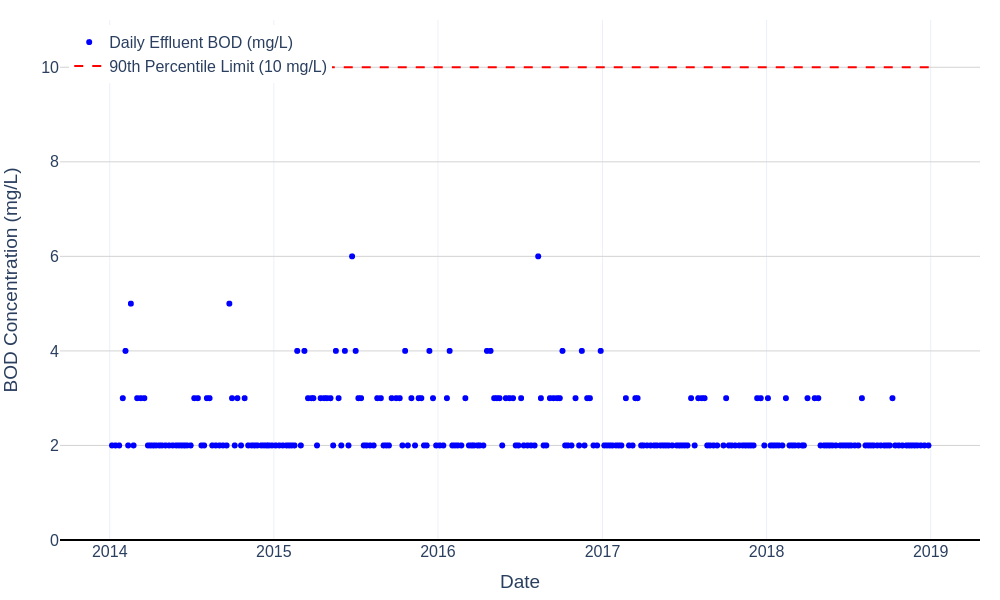

Source code (Python):
# filename: daily_effluent_bod_2014_2018.py
import pandas as pd
import plotly.graph_objects as go

# Load the ETP Effluent Quality data
file_excel = "MWC_ETP_Data.xlsx"
df_effluent = pd.read_excel(file_excel, sheet_name="ETP Effluent Quality")

# Ensure Date is datetime and sort
df_effluent['Date'] = pd.to_datetime(df_effluent['Date'])
df_effluent = df_effluent.sort_values('Date')

# Filter data for 2014-01-01 to 2018-12-31
start_date = pd.Timestamp("2014-01-01")
end_date = pd.Timestamp("2018-12-31")
df_effluent = df_effluent[(df_effluent['Date'] >= start_date) & (df_effluent['Date'] <= end_date)]

# Discharge limit for BOD 90th percentile
bod_90th_limit = 10  # mg/L

# Create chart with only markers for Daily Effluent BOD (no connecting line)
fig = go.Figure()

fig.add_trace(go.Scatter(
    x=df_effluent['Date'],
    y=df_effluent['BOD (mg/L)'],
    mode='markers',
    name='Daily Effluent BOD (mg/L)',
    marker=dict(size=6, color='blue')
))

# Add horizontal line for 90th percentile discharge limit
fig.add_trace(go.Scatter(
    x=[df_effluent['Date'].min(), df_effluent['Date'].max()],
    y=[bod_90th_limit, bod_90th_limit],
    mode='lines',
    name='90th Percentile Limit (10 mg/L)',
    line=dict(color='red', dash='dash')
))

# Layout update
fig.update_layout(
    yaxis=dict(
        title='BOD Concentration (mg/L)',
        range=[0, max(df_effluent['BOD (mg/L)'].max()*1.1 if df_effluent['BOD (mg/L)'].max() is not None else bod_90th_limit*1.1, bod_90th_limit*1.1)],
        gridcolor='lightgrey',
        zeroline=True,
        zerolinecolor='black'
    ),
    xaxis=dict(title='Date'),
    template='plotly_white',
    font=dict(size=16),
    legend=dict(x=0.01, y=0.99),
    margin=dict(l=60, r=20, t=20, b=60),
)

# Save files
html_file = "daily_effluent_bod_2014_2018.html"
png_file = "daily_effluent_bod_2014_2018.png"
csv_file = "daily_effluent_bod_2014_2018_data.csv"

fig.write_html(html_file, include_plotlyjs='cdn')
fig.write_image(png_file, width=1000, height=600)
df_effluent[['Date', 'BOD (mg/L)']].to_csv(csv_file, index=False)

print(html_file)
print(png_file)
print(csv_file)
